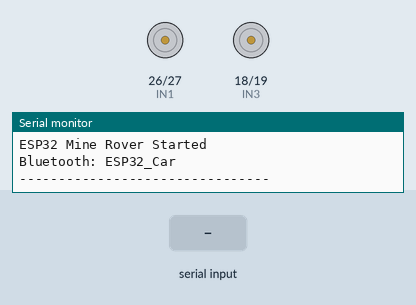
Simulated run of this sketch. Board: ESP32. On the bench: motor-driver pin pairs drawn as motors (green arrow = first pin HIGH = forward, orange = second pin HIGH = backward, longer = more drive, scaled by the enable pin), the last lines printed to the serial monitor. The inputs (shaded band) are chosen by the test bench. Nothing arrives over Bluetooth unless stated.

Above: at 1.2 s.
1.3 s: "F" received over the second serial link
At 2.1 s:
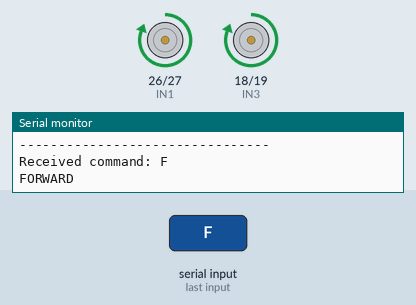
2.8 s: "B" received over the second serial link
At 3.2 s:
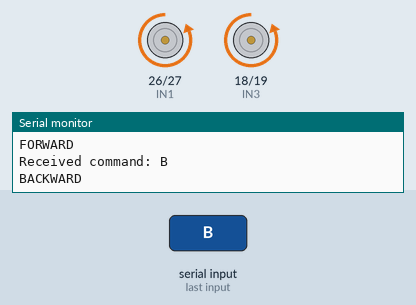
4.3 s: "L" received over the second serial link
At 5.5 s:
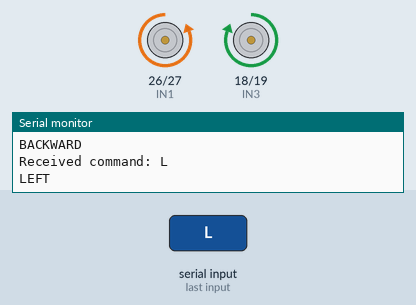
5.8 s: "R" received over the second serial link
At 6.8 s:
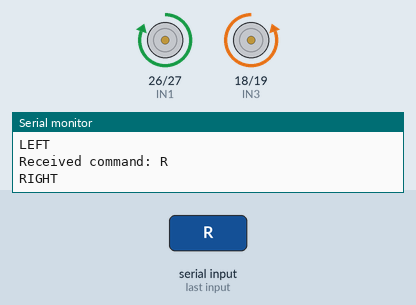
Timing chart, 0 to 8.3 s (numbered marks = the images above; inputs shaded):
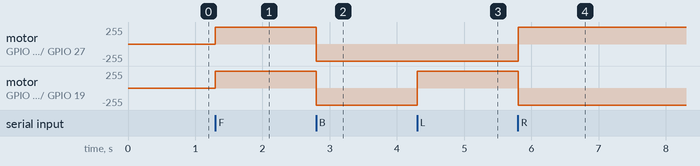

Measured:
- after the input at 1.3 s, motor on GPIO 26 (IN1) / GPIO 27 (IN2), motor on GPIO 18 (IN3) / GPIO 19 (IN4): stopped → forward 255/255 at once
- after the input at 2.8 s, motor on GPIO 26 (IN1) / GPIO 27 (IN2), motor on GPIO 18 (IN3) / GPIO 19 (IN4): forward 255/255 → backward 255/255 at once
- after the input at 4.3 s, motor on GPIO 18 (IN3) / GPIO 19 (IN4): backward 255/255 → forward 255/255 at once
- after the input at 5.8 s, motor on GPIO 26 (IN1) / GPIO 27 (IN2): backward 255/255 → forward 255/255 at once; motor on GPIO 18 (IN3) / GPIO 19 (IN4): forward 255/255 → backward 255/255 at once

The sketch:

esp32_motor_control.ino
```cpp
#include "BluetoothSerial.h"

BluetoothSerial SerialBT;

// ===============================
// L298N MOTOR DRIVER PINS
// ===============================

#define IN1 26
#define IN2 27
#define IN3 18
#define IN4 19

#define ENA 25
#define ENB 32

// Motor speed: 0 - 255
int motorSpeed = 255;


// ===============================
// SETUP
// ===============================

void setup() {

  Serial.begin(115200);

  // Motor direction pins
  pinMode(IN1, OUTPUT);
  pinMode(IN2, OUTPUT);
  pinMode(IN3, OUTPUT);
  pinMode(IN4, OUTPUT);

  // PWM for L298N
  ledcAttach(ENA, 5000, 8);
  ledcAttach(ENB, 5000, 8);

  // Start with motors stopped
  stopCar();

  // Start Bluetooth
  SerialBT.begin("ESP32_Car");

  Serial.println("--------------------------------");
  Serial.println("ESP32 Mine Rover Started");
  Serial.println("Bluetooth: ESP32_Car");
  Serial.println("--------------------------------");
}


// ===============================
// MAIN LOOP
// ===============================

void loop() {

  if (SerialBT.available()) {

    char command = SerialBT.read();

    Serial.print("Received command: ");
    Serial.println(command);

    if (command == 'F' || command == 'f') {

      forward();

    }

    else if (command == 'B' || command == 'b') {

      backward();

    }

    else if (command == 'L' || command == 'l') {

      turnLeft();

    }

    else if (command == 'R' || command == 'r') {

      turnRight();

    }

    else if (command == 'S' || command == 's') {

      stopCar();

    }
  }
}


// ===============================
// FORWARD
// ===============================

void forward() {

  digitalWrite(IN1, HIGH);
  digitalWrite(IN2, LOW);

  digitalWrite(IN3, HIGH);
  digitalWrite(IN4, LOW);

  ledcWrite(ENA, motorSpeed);
  ledcWrite(ENB, motorSpeed);

  Serial.println("FORWARD");
}


// ===============================
// BACKWARD
// ===============================

void backward() {

  digitalWrite(IN1, LOW);
  digitalWrite(IN2, HIGH);

  digitalWrite(IN3, LOW);
  digitalWrite(IN4, HIGH);

  ledcWrite(ENA, motorSpeed);
  ledcWrite(ENB, motorSpeed);

  Serial.println("BACKWARD");
}


// ===============================
// TURN LEFT
// ===============================

void turnLeft() {

  digitalWrite(IN1, LOW);
  digitalWrite(IN2, HIGH);

  digitalWrite(IN3, HIGH);
  digitalWrite(IN4, LOW);

  ledcWrite(ENA, motorSpeed);
  ledcWrite(ENB, motorSpeed);

  Serial.println("LEFT");
}


// ===============================
// TURN RIGHT
// ===============================

void turnRight() {

  digitalWrite(IN1, HIGH);
  digitalWrite(IN2, LOW);

  digitalWrite(IN3, LOW);
  digitalWrite(IN4, HIGH);

  ledcWrite(ENA, motorSpeed);
  ledcWrite(ENB, motorSpeed);

  Serial.println("RIGHT");
}


// ===============================
// STOP
// ===============================

void stopCar() {

  digitalWrite(IN1, LOW);
  digitalWrite(IN2, LOW);

  digitalWrite(IN3, LOW);
  digitalWrite(IN4, LOW);

  ledcWrite(ENA, 0);
  ledcWrite(ENB, 0);

  Serial.println("STOP");
}
```
